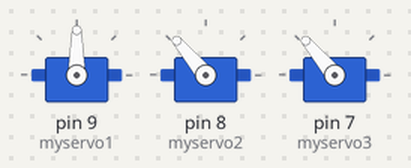
Bench run of a sketch on a simulated Arduino Uno, built with avr-gcc and run on an emulated ATmega328P. On the bench: 3 × servo.

Above: at 2.05 s.
At 2.35 s:
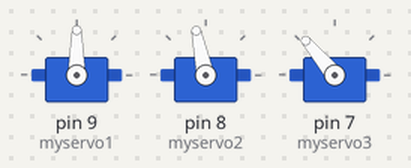
At 2.7 s:
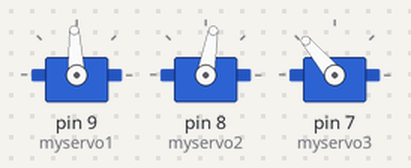
At 3.4 s:
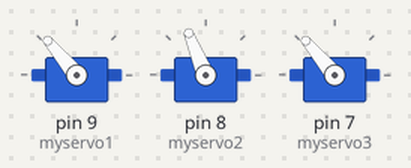
At 4.1 s:
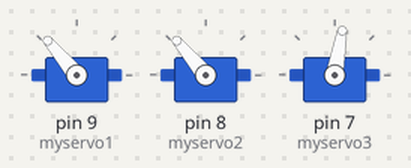
At 4.8 s:
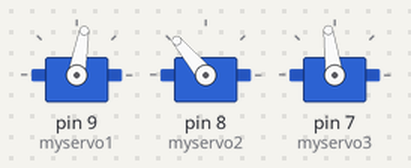
Timing chart, 0 to 9.1 s (numbered marks = the images above):
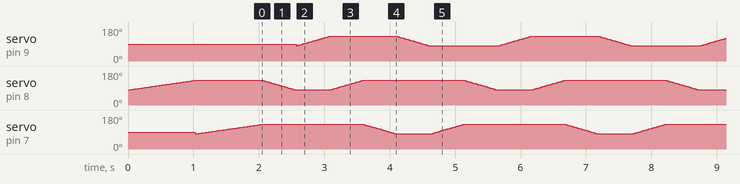

The sketch:

crocwalker.ino
```cpp
/*

A crocwalker!

 */
#include <Servo.h>

Servo myservo1;  // create servo object to control a servo
Servo myservo2;
Servo myservo3;


int pos1 = 0;    // variable to store the servo position
int pos2 = 0;
int pos3 = 0;

void setup() {
  myservo1.attach(9);
  myservo2.attach(8);
  myservo3.attach(7);

//close both "feet" crocs.
//mine were reversed - might need a bit of tweaking to get yours right

  for (pos2 = 80; pos2 <= 130; pos2 += 1) {
    myservo2.write(pos2);
    delay(20);
  }

  for (pos3 = 80; pos3 <= 130; pos3 += 1) {
    myservo3.write(pos3);
    delay(20);
  }


}

void loop() {

//open the first leg croc

  for (pos2 = 130; pos2 >= 80; pos2 -= 1) {
      myservo2.write(pos2);
      delay(10);
  }

//open the leg servo

  for (pos1 = 80; pos1 <= 130; pos1 += 1) {
    myservo1.write(pos1);
    delay(10);
  }


// close the first croc
  for (pos2 = 80; pos2 <= 130; pos2 += 1) {
    myservo2.write(pos2);
    delay(10);
  }


//open the second croc

  for (pos3 = 130; pos3 >= 80; pos3 -= 1) {
      myservo3.write(pos3);
      delay(10);
  }

//close the leg

  for (pos1 = 130; pos1 >= 80; pos1 -= 1) {
      myservo1.write(pos1);
      delay(10);
  }

//close the second croc

  for (pos3 = 80; pos3 <= 130; pos3 += 1) {
    myservo3.write(pos3);
    delay(10);
  }

}
```
